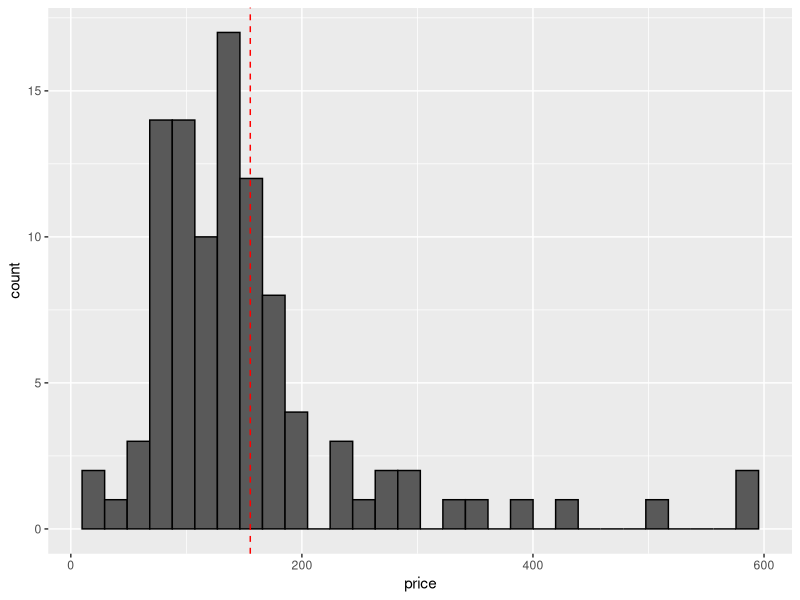
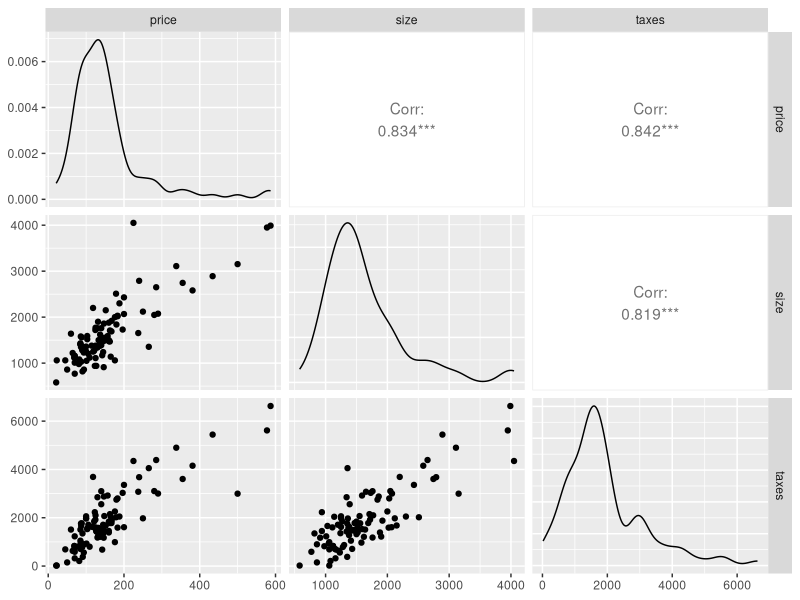
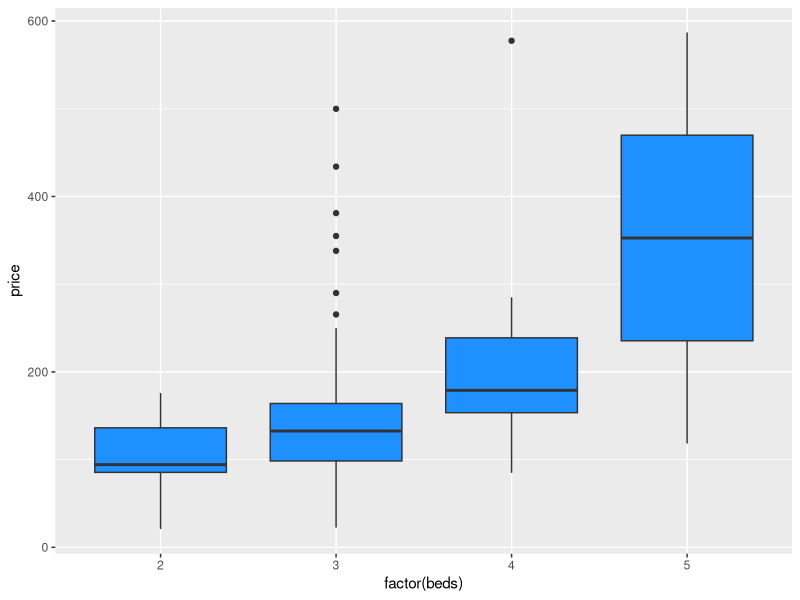
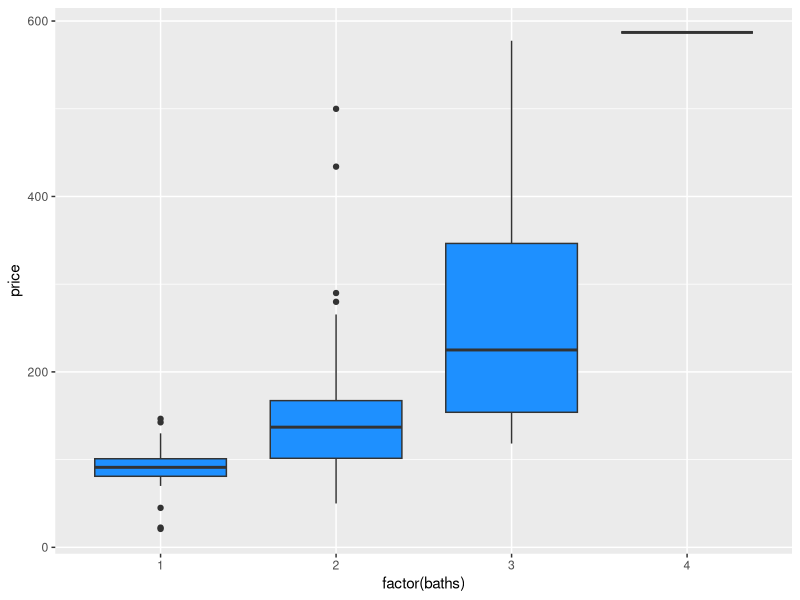
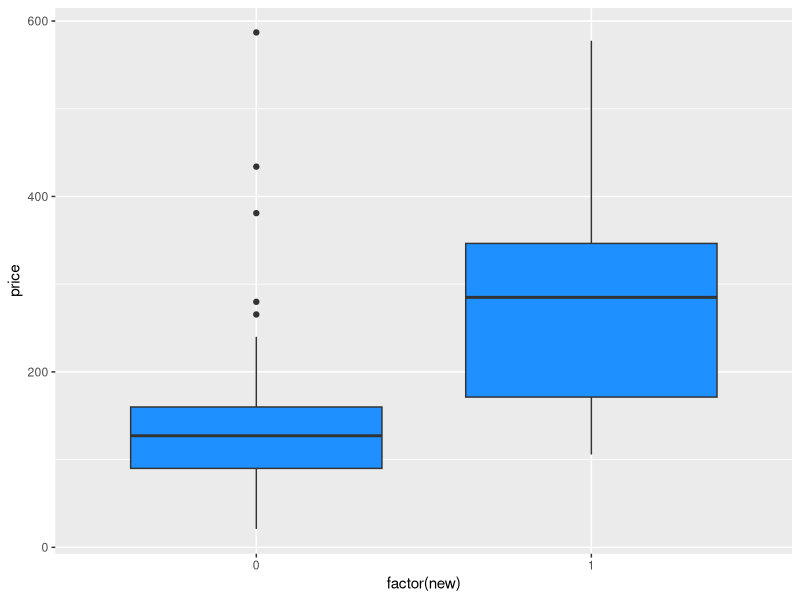
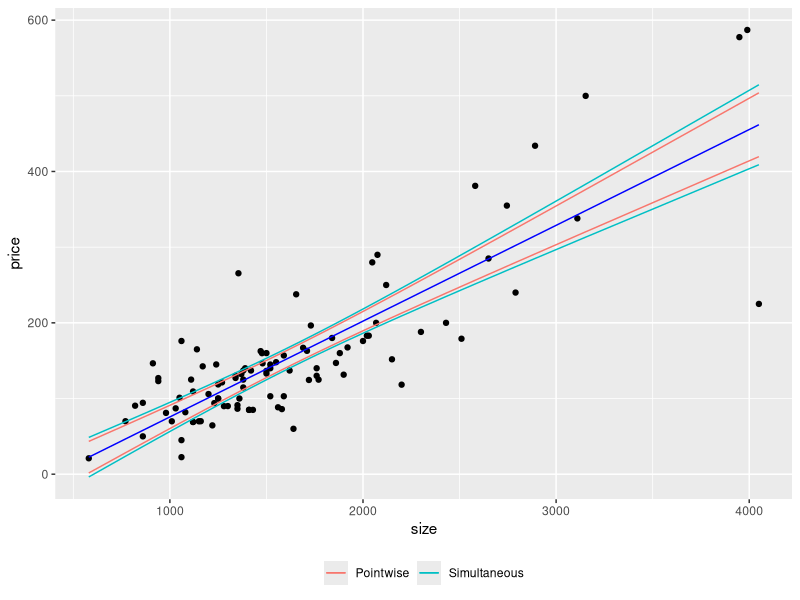
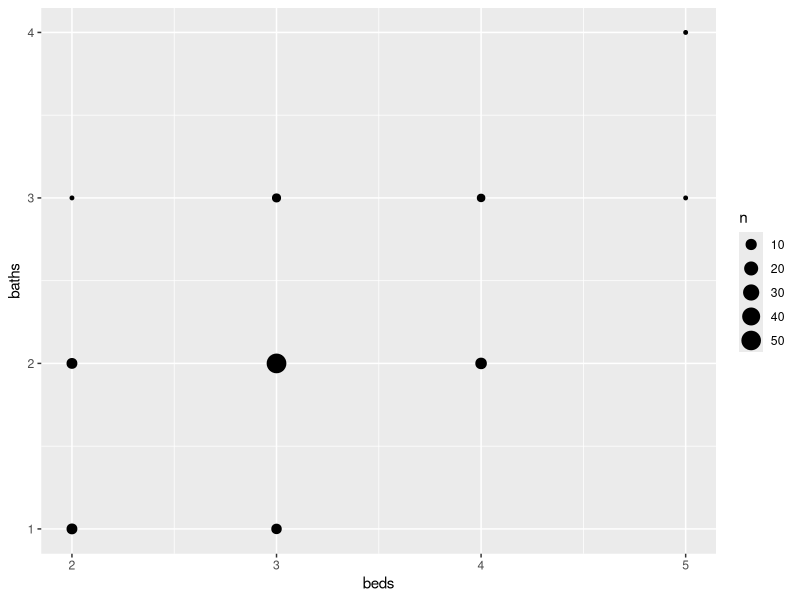

The R source for these figures, in order:
## ---- chunk 1
library(tidyverse)
library(GGally)

houses_data <- read_tsv("data/Houses.dat")
houses_data
## ---- chunk 2
# visualize distribution of housing prices, superimposing the mean
houses_data |>
  ggplot(aes(x = price)) +
  geom_histogram(color = "black", bins = 30) +
  geom_vline(aes(xintercept = mean(price)),
    colour = "red",
    linetype = "dashed"
  )
## ---- chunk 3
# compare median and mean price
houses_data |>
  summarise(
    mean_price = mean(price),
    median_price = median(price)
  )
## ---- chunk 4
# create a pairs plot of continuous variables
houses_data |>
  select(price, size, taxes) |>
  ggpairs()
## ---- chunk 5
# see how price relates to beds
houses_data |>
  ggplot(aes(x = factor(beds), y = price)) +
  geom_boxplot(fill = "dodgerblue")
## ---- chunk 6
# see how price relates to baths
houses_data |>
  ggplot(aes(x = factor(baths), y = price)) +
  geom_boxplot(fill = "dodgerblue")
## ---- chunk 7
# see how price relates to new
houses_data |>
  ggplot(aes(x = factor(new), y = price)) +
  geom_boxplot(fill = "dodgerblue")
## ---- chunk 8
lm_fit <- lm(price ~ factor(beds) + factor(baths) + new + size,
  data = houses_data
)
summary(lm_fit)
## ---- chunk 9
lm_fit_partial <- lm(price ~ factor(beds) + new + size,
  data = houses_data
)
anova(lm_fit_partial, lm_fit)
## ---- chunk 10
lm_fit_not_factor <- lm(price ~ factor(beds) + baths + new + size,
  data = houses_data
)
anova(lm_fit_partial, lm_fit_not_factor)
## ---- chunk 11
# just use the summary function
lm_fit_baths <- lm(price ~ factor(baths), data = houses_data)
summary(lm_fit_baths)

# use the anova function as before
lm_fit_const <- lm(price ~ 1, data = houses_data)
anova(lm_fit_const, lm_fit_baths)

# use the aov function
aov_fit <- aov(price ~ factor(baths), data = houses_data)
summary(aov_fit)
## ---- chunk 12
lm_fit_interaction <- lm(price ~ size * factor(beds), data = houses_data)
summary(lm_fit_interaction)

lm_fit_size <- lm(price ~ size + factor(beds), data = houses_data)
anova(lm_fit_size, lm_fit_interaction)
## ---- chunk 13
confint(lm_fit)
## ---- chunk 14
coef(summary(lm_fit))
## ---- chunk 15
alpha <- 0.05
n <- nrow(houses_data)
p <- length(coef(lm_fit))
f_quantile <- qf(1 - alpha, df1 = p, df2 = n - p)
coef(summary(lm_fit)) |>
  as.data.frame() |>
  rownames_to_column(var = "Variable") |>
  select(Variable, Estimate, `Std. Error`) |>
  mutate(
    CI_lower = Estimate - `Std. Error` * sqrt(p * f_quantile),
    CI_upper = Estimate + `Std. Error` * sqrt(p * f_quantile)
  )
## ---- chunk 16
predict(lm_fit, newdata = houses_data, interval = "confidence") |> head()
## ---- chunk 17
predict(lm_fit, newdata = houses_data, interval = "prediction") |> head()
## ---- chunk 18
predictions <- predict(lm_fit, newdata = houses_data, se.fit = TRUE)
head(predictions$fit)
head(predictions$se.fit)
## ---- chunk 19
f_quantile <- qf(1 - alpha, df1 = p, df2 = n - p)
tibble(
  lower = predictions$fit - predictions$se.fit * sqrt(p * f_quantile),
  upper = predictions$fit + predictions$se.fit * sqrt(p * f_quantile)
)
## ---- chunk 20
# to produce confidence intervals for fits in general, use the predict() function
n <- nrow(houses_data)
p <- 2
alpha <- 0.05
lm_fit <- lm(price ~ size, data = houses_data)
predictions <- predict(lm_fit, se.fit = TRUE)
t_quantile <- qt(1 - alpha / 2, df = n - p)
f_quantile <- qf(1 - alpha, df1 = p, df2 = n - p)
houses_data |>
  mutate(
    fit = predictions$fit,
    se = predictions$se.fit,
    ptwise_width = t_quantile * se,
    simultaneous_width = sqrt(p * f_quantile) * se
  ) |>
  ggplot(aes(x = size)) +
  geom_point(aes(y = price)) +
  geom_line(aes(y = fit), color = "blue") +
  geom_line(aes(y = fit + ptwise_width, color = "Pointwise")) +
  geom_line(aes(y = fit - ptwise_width, color = "Pointwise")) +
  geom_line(aes(y = fit + simultaneous_width, color = "Simultaneous")) +
  geom_line(aes(y = fit - simultaneous_width, color = "Simultaneous")) +
  theme(legend.title = element_blank(), legend.position = "bottom")
## ---- chunk 21
houses_data |>
  ggplot(aes(x = beds, y = baths)) +
  geom_count()
## ---- chunk 22
lm_fit_only_beds <- lm(price ~ factor(beds), data = houses_data)
summary(lm_fit_only_beds)
## ---- chunk 23
lm_fit_only_baths <- lm(price ~ factor(baths), data = houses_data)
lm_fit_beds_baths <- lm(price ~ factor(beds) + factor(baths), data = houses_data)
anova(lm_fit_only_baths, lm_fit_beds_baths)
## ---- chunk 24
lm_fit <- lm(new ~ beds, data = houses_data)
summary(lm_fit)
## ---- chunk 25
lm_fit_only_new <- lm(price ~ new, data = houses_data)
lm_fit_beds_new <- lm(price ~ new + factor(beds), data = houses_data)
anova(lm_fit_only_new, lm_fit_beds_new)
